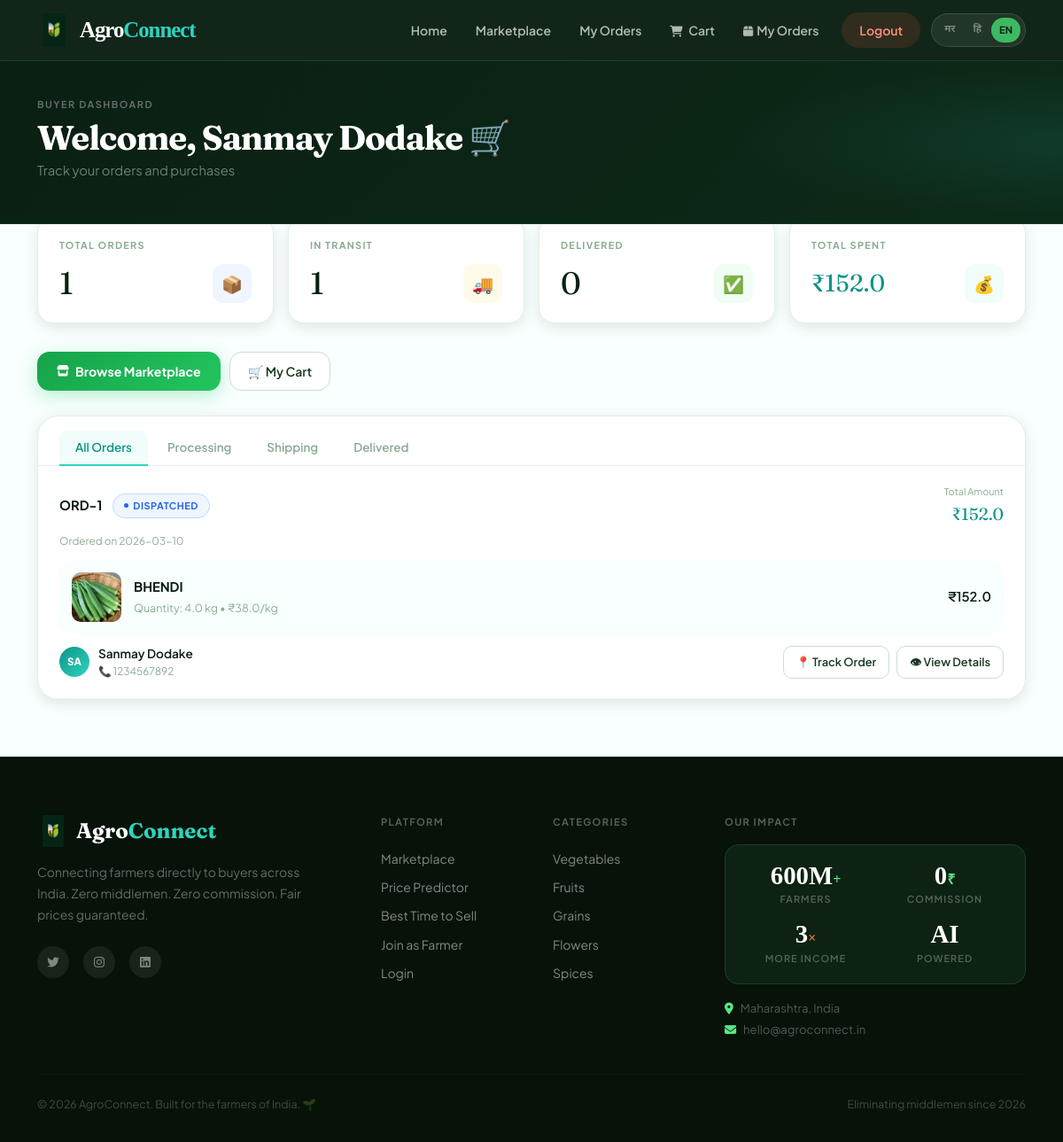
Screenshot of /buyer/dashboard (signed in) with the database file from the repository.
### models.py (models this page shows)
class User(db.Model):
    __tablename__ = 'users'
    user_id    = db.Column(db.Integer, primary_key=True)
    name       = db.Column(db.String(100), nullable=False)
    email      = db.Column(db.String(100), unique=True, nullable=False)
    password   = db.Column(db.String(200), nullable=False)
    role       = db.Column(db.String(20), nullable=False)
    phone      = db.Column(db.String(15))
    location   = db.Column(db.String(100))
    created_at = db.Column(db.DateTime, default=datetime.utcnow)

class Order(db.Model):
    __tablename__ = 'orders'
    order_id         = db.Column(db.Integer, primary_key=True)
    order_group_id   = db.Column(db.String(20))          # groups cart items in one checkout
    buyer_id         = db.Column(db.Integer, db.ForeignKey('users.user_id'), nullable=False)
    farmer_id        = db.Column(db.Integer, db.ForeignKey('users.user_id'), nullable=False)
    product_id       = db.Column(db.Integer, db.ForeignKey('products.product_id'), nullable=False)
    quantity         = db.Column(db.Float)
    total_price      = db.Column(db.Float)
    delivery_address = db.Column(db.Text)
    payment_method   = db.Column(db.String(30), default='cod')
    status           = db.Column(db.String(20), default='confirmed')
    created_at       = db.Column(db.DateTime, default=datetime.utcnow)
    buyer   = db.relationship('User', foreign_keys=[buyer_id])
    farmer  = db.relationship('User', foreign_keys=[farmer_id])
    product = db.relationship('Product', foreign_keys=[product_id])

class Product(db.Model):
    __tablename__ = 'products'
    product_id  = db.Column(db.Integer, primary_key=True)
    farmer_id   = db.Column(db.Integer, db.ForeignKey('users.user_id'), nullable=False)
    crop_name   = db.Column(db.String(100), nullable=False)
    category    = db.Column(db.String(50))
    quantity    = db.Column(db.Float)
    unit        = db.Column(db.String(20))
    price       = db.Column(db.Float)
    mrp         = db.Column(db.Float, nullable=True)   # MRP / original price
    description = db.Column(db.Text)
    image       = db.Column(db.String(200), default='default.jpg')
    status      = db.Column(db.String(20), default='available')
    created_at  = db.Column(db.DateTime, default=datetime.utcnow)
    farmer      = db.relationship('User', foreign_keys=[farmer_id])

### routes/buyer.py (the view)
@buyer.route('/buyer/dashboard')
@buyer_required
def dashboard():
    buyer_id = session['user_id']
    orders = Order.query.filter_by(buyer_id=buyer_id).order_by(Order.created_at.desc()).all()
    total_spent = sum(o.total_price for o in orders) or 0
    return render_template('buyer/dashboard.html', orders=orders, total_spent=total_spent)

### templates/buyer/dashboard.html (shortened to what this page needs)
{% extends 'base.html' %}
{% block content %}
<div class="page-hdr">
  <div class="container" style="position:relative;z-index:2;">
    <div class="page-hdr-eyebrow">{{ t('buyer_dash_title') }}</div>
    <h2 style="font-size:clamp(1.7rem,4vw,2.4rem);margin-bottom:4px;">{{ t('welcome') }}, {{ session.user_name }} 🛒</h2>
    <p>{{ t('track_orders') }}</p>
  </div>
</div>
<div class="page-body">
  <div class="container">
    <div class="row g-3 stats-pull">
      {% set delivered_count = orders|selectattr('status','equalto','delivered')|list|length %}
      {% set transit_count = orders|selectattr('status','in',['confirmed','dispatched'])|list|length %}
      <div class="col-6 col-md-3"><div class="stat-card">
        <div class="stat-label">Total Orders</div>
        <div style="display:flex;align-items:center;justify-content:space-between;">
          <div class="stat-value">{{ orders|length }}</div><div class="stat-icon icon-blue">📦</div>
        </div>
      </div></div>
      <div class="col-6 col-md-3"><div class="stat-card">
        <div class="stat-label">In Transit</div>
        <div style="display:flex;align-items:center;justify-content:space-between;">
          <div class="stat-value">{{ transit_count }}</div><div class="stat-icon icon-amber">🚚</div>
        </div>
      </div></div>
      <div class="col-6 col-md-3"><div class="stat-card">
        <div class="stat-label">Delivered</div>
        <div style="display:flex;align-items:center;justify-content:space-between;">
          <div class="stat-value">{{ delivered_count }}</div><div class="stat-icon icon-green">✅</div>
        </div>
      </div></div>
      <div class="col-6 col-md-3"><div class="stat-card">
        <div class="stat-label">Total Spent</div>
        <div style="display:flex;align-items:center;justify-content:space-between;">
          <div class="stat-value" style="font-size:1.7rem;color:var(--accent-3);">₹{{ total_spent or 0 }}</div>
          <div class="stat-icon icon-teal">💰</div>
        </div>
      </div></div>
    </div>
    <div style="display:flex;gap:10px;flex-wrap:wrap;margin-bottom:28px;">
      <a href="/marketplace" class="btn-green" style="border-radius:var(--r-md);"><i class="fas fa-store" style="font-size:0.78rem;"></i> Browse Marketplace</a>
      <a href="/cart" class="btn-outline">🛒 My Cart</a>
    </div>
    <div class="panel">
      <div class="tab-bar">
        {% for tab in ['All Orders','Processing','Shipping','Delivered'] %}
        <button class="tab-btn {% if loop.first %}active{% endif %}"
                id="tab_{{ tab|replace(' ','_') }}"
                onclick="filterOrders('{{ tab }}', this)">{{ tab }}</button>
        {% endfor %}
      </div>
      {% if orders %}
        {% for order in orders %}
        <div class="order-card" data-status="{{ order.status }}">
          <div style="display:flex;align-items:center;justify-content:space-between;margin-bottom:6px;flex-wrap:wrap;gap:8px;">
            <div style="display:flex;align-items:center;gap:12px;">
              <span style="font-size:0.92rem;font-weight:700;color:var(--txt-900);">ORD-{{ order.order_id }}</span>
              <span class="badge-status badge-{{ order.status }}">{{ order.status|capitalize }}</span>
            </div>
            <div style="text-align:right;">
              <div style="font-size:0.68rem;color:var(--txt-300);margin-bottom:2px;">Total Amount</div>
              <div style="font-family:'Fraunces',serif;font-size:1.2rem;font-weight:400;color:var(--accent-3);">₹{{ order.total_price }}</div>
            </div>
          </div>
          <div style="font-size:0.74rem;color:var(--txt-300);margin-bottom:12px;">Ordered on {{ order.created_at.strftime('%Y-%m-%d') }}</div>
          <div class="order-product-row">
            <img src="/static/images/{{ order.product.image }}" alt="{{ order.product.crop_name }}"
                 onerror="this.src='https://images.unsplash.com/photo-1540420773420-3366772f4999?w=200'"
                 style="width:56px;height:56px;object-fit:cover;border-radius:10px;flex-shrink:0;">
            <div style="flex:1;">
              <div style="font-size:0.92rem;font-weight:700;color:var(--txt-900);margin-bottom:2px;">{{ order.product.crop_name }}</div>
              <div style="font-size:0.78rem;color:var(--txt-300);">Quantity: {{ order.quantity }} {{ order.product.unit }} &bull; ₹{{ order.product.price }}/{{ order.product.unit }}</div>
            </div>
            <div style="font-size:0.92rem;font-weight:600;color:var(--txt-900);">₹{{ order.total_price }}</div>
          </div>
          <div style="display:flex;align-items:center;justify-content:space-between;flex-wrap:wrap;gap:10px;">
            <div style="display:flex;align-items:center;gap:10px;">
              <div class="avatar av-teal" style="width:34px;height:34px;">{{ order.farmer.name[:2]|upper }}</div>
              <div>
                <div style="font-size:0.85rem;font-weight:600;color:var(--txt-900);">{{ order.farmer.name }}</div>
                <div style="font-size:0.74rem;color:var(--txt-300);">📞 {{ order.farmer.phone or '+91 00000 00000' }}</div>
              </div>
            </div>
            <div style="display:flex;gap:8px;flex-wrap:wrap;">
              {% if order.status=='dispatched' %}
              <button class="btn-outline" style="font-size:0.80rem;padding:7px 14px;border-radius:var(--r-sm);">📍 Track Order</button>
              {% endif %}
              <button class="btn-outline" style="font-size:0.80rem;padding:7px 14px;border-radius:var(--r-sm);">👁 View Details</button>
            </div>
          </div>
        </div>
        {% endfor %}
      {% endif %}
    </div>
  </div>
</div>
{% endblock %}

### rows the page displays
User: user_name "Sanmay Dodake"
Order: order_id "1", status "DISPATCHED", total_price "152.0", created_at "2026-03-10", product.image (picture), product.crop_name "BHENDI", quantity "4.0", product.unit "kg", product.price "38.0", farmer "SA", farmer.name "Sanmay Dodake", farmer "1234567892", shows "📍 Track Order"

### other values shown
{{ t('nav_home') }} "Home"
{{ t('nav_marketplace') }} "Marketplace"
{{ t('nav_my_orders') }} "My Orders"
{{ t('nav_cart') }} "Cart"
{{ t('nav_logout') }} "Logout"
{{ t('buyer_dash_title') }} "BUYER DASHBOARD"
{{ t('welcome') }} "Welcome"
{{ t('track_orders') }} "Track your orders and purchases"
{{ orders|length }} "1"
{{ transit_count }} "1"
{{ delivered_count }} "0"
{{ total_spent or 0 }} "152.0"
{{ tab }} "All Orders" "Processing" "Shipping" "Delivered"
{{ t('footer_tagline') }} "Connecting farmers directly to buyers across India. Zero middlemen. Zero commission. Fair prices guaranteed."
{{ t('nav_price') }} "Price Predictor"
